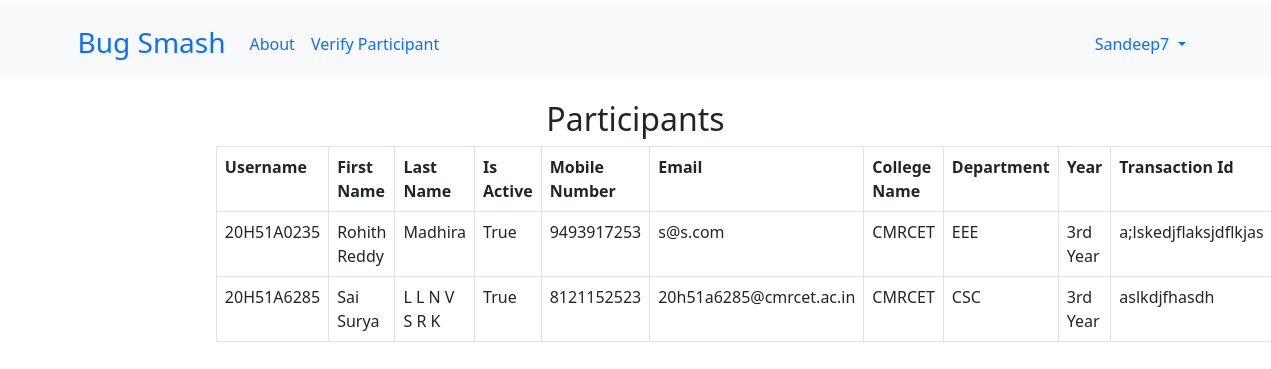
/participants (signed in), run on the app's committed database.
### core/models.py (models this page shows, shortened)
class AbstractUser(AbstractBaseUser, PermissionsMixin):
    username_validator = UnicodeUsernameValidator()
    username        = models.CharField(
                        _("Username"),
                        max_length=150,
                        unique=True,
                        help_text=_(
                            "Required. 150 characters or fewer. Letters, digits and @/./+/-/_ only."
                        ),
                        validators=[username_validator],
                        error_messages={
                            "unique": _("A user with that username already exists."),
                        },
                    )
    password        = models.CharField(_("password"), max_length=128)
    first_name      = models.CharField(_("first name"), max_length=150, blank=True)
    last_name       = models.CharField(_("last name"), max_length=150, blank=True)
    mobile_number   = models.CharField(
                        blank = False,
                        unique = True,
                        max_length = 10,
                        help_text = "Enter 10 digit phone number only"
                    )
    email           = models.EmailField(_("email address"), blank=True)
    college_name    = models.CharField(
                        max_length = 40
                    )
    department      = models.CharField(
                        blank = False,
                        max_length = 10,
                        help_text = "Enter in <b>Short form in Capital Letter</b>",
                    )
    year            = models.CharField(
                        max_length = 10,
                        choices = (
                            ("1st Year", "1st Year"),
                            ("2nd Year", "2nd Year"),
                            ("3rd Year", "3rd Year"),
                            ("4th Year", "4th Year"),
                        ),
                        default = "1st Year",
                    )
    transaction_ss  = models.ImageField(
                        _("Transaction Screenshort"),
                        upload_to = 'participant/transactions/screenshots'
                    )
    transaction_id  = models.CharField(
                        unique = True,
                        blank = False,
                        max_length = 30,
                    )
    date_joined     = models.DateTimeField(_("date joined"), default=timezone.now)
    is_staff        = models.BooleanField(
                        _("staff status"),
                        default=False,
                    )
    is_active       = models.BooleanField(
                        _("active"),
                        default= False,
                    )
    objects = UserManager()
    EMAIL_FIELD = "email"
    USERNAME_FIELD = "username"
    REQUIRED_FIELDS = ["email"]
    class Meta:
        verbose_name = _("user")
        verbose_name_plural = _("users")
        abstract = True

class User(AbstractUser):
    pass

### core/views.py (the view)
# urls.py: path('<str:model_name>s', views.general_table_view, name = 'table-view'),
@admin_login_required
def general_table_view(request, model_name):
    gen_view = {
        'participant' : {
            'objects' : User.objects.filter(is_staff = False),
            'headers' : ['username', 'first_name', 'last_name', 'is_active', 'mobile_number', 'email', 'college_name', 'department', 'year', 'transaction_id'],
            'links'   : [
                            ('/participants/verify', "Verify Participant"),
                        ],
        },
        'question' : {
            'headers' : ['question_name', 'question_type', 'all_options', 'correct_options'],
            'objects' : Question.objects.all(),
            'links'   : [
                            (f"/question/add", "Upload Question"),
                        ]
        },
        'test' : {
            'headers' : ['test_name', 'start_time', 'end_time'],
            'objects' : Test.objects.all(),
            'links'   : [
                            (f"/test/add", "Create Test"),
                        ]
        }
    }
    return render(request, 'table.html', {
        'title' : f"{model_name.capitalize()}s",
        'headers' : [
                        " ".join([x.capitalize() for x in header.split('_')])  for header in gen_view[model_name]['headers']
                    ],
        'model_keys' : gen_view[model_name]['headers'],
        'data' : getFormattedData(gen_view[model_name]['objects'], gen_view[model_name]['headers']),
        'links' : gen_view[model_name]['links'],
    })

### core/helper.py (called while the page is built)
def getFormattedData(modelObjects, headers):
    data = []
    for modelObject in modelObjects:
        row = model_to_dict(modelObject)
        data.append([
            row[header] for header in headers
        ])
    return data

### templates/table.html (shortened to what this page needs)
{% extends 'base.html' %}
{% load crispy_forms_tags %}
{% block body %}
    <div class="row justify-content-center">
        <div class="col-8">
            <h2 class="text-center">{{ title }}</h2>
            <table class="table table-bordered table-hover">
                <tr class="">
                    {% for header in headers %}
                        <th scope="col">{{ header }}</th>
                    {% endfor %}
                </tr>
                {% for row in data %}
                    <tr class="">
                        {% for col in row %}
                            <td scope="col">{{ col }}</td>
                        {% endfor %}
                    </tr>
                {% endfor %}
            </table>
        </div>
    </div>
{% endblock body %}

### templates/nav.html (shortened to what this page needs)
<nav class="navbar navbar-expand-lg bg-light mb-4">
    <div class="container   ">
      <a class="navbar-brand fs-3" href="{% url 'home' %}">Bug Smash</a>
      <div class="collapse navbar-collapse" id="navbarSupportedContent">
        <ul class="navbar-nav me-auto mb-2 mb-lg-0">
          <li class="nav-item">
            <a class="nav-link active" aria-current="page" href="{% url 'home' %}">About</a>
          </li>
          {% if user.is_authenticated and user.is_staff %}
            {% for link, name in links %}
            <li class="nav-item">
              <a class="nav-link active" aria-current="page" href="{{ link }}">{{ name }}</a>
            </li>
            {% endfor %}
          {% endif %}
        </ul>
				{% if user.is_authenticated %}
					<ul class="navbar-nav mr-0 mb-2 mb-lg-0">
						<li class="nav-item dropdown">
							<a class="nav-link dropdown-toggle" href="#" role="button" data-bs-toggle="dropdown" aria-expanded="false">
								{{ user.username }}
							</a>
						</li>
					</ul>
        {% else %}
					<div class="form-inline my-2 my-lg-0">
						<a href="{% url 'login' %}" class="btn btn-outline-success">Login</a>
						<a href="{% url 'register' %}" class="btn btn-primary ml-3">Register</a>
					</div>
				{% endif %}
      </div>
    </div>
  </nav>

### data on the page
User: username "Sandeep7"
User: row "20H51A0235" "Rohith Reddy" "Madhira" "9493917253" "s@s.com" "CMRCET" "EEE" "3rd Year" "a;lskedjflaksjdflkjas"
User: row "20H51A6285" "Sai Surya" "L L N V S R K" "8121152523" "20h51a6285@cmrcet.ac.in" "CMRCET" "CSC" "3rd Year" "aslkdjfhasdh"

### other printed values
{{ name }} "Verify Participant"
{{ title }} "Participants"
{{ header }} "Username" "First Name" "Last Name" "Is Active" "Mobile Number" "Email" "College Name" "Department" "Year" "Transaction Id"
{{ col }} "True" "True"
